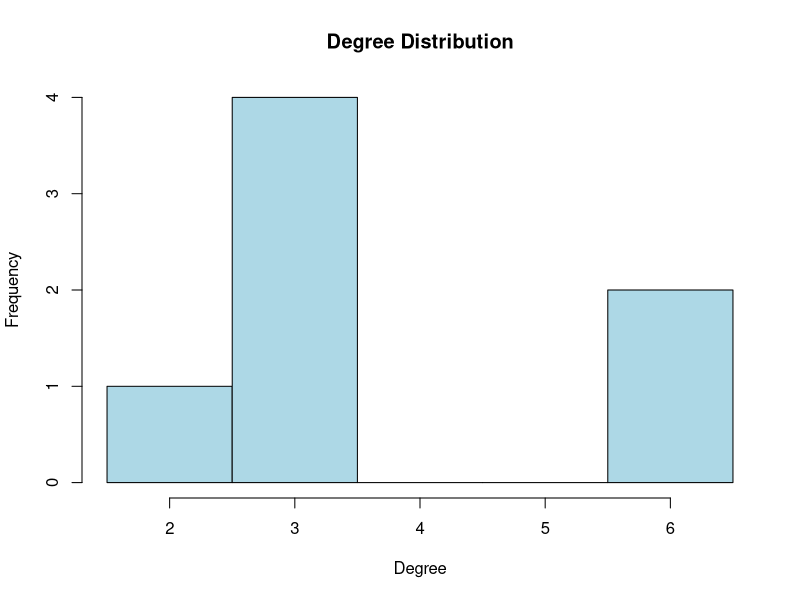

Here is the R script that generated this plot:
# Load the igraph package
library(igraph)
library(stats)

# Create a sample adjacency matrix
A <- matrix(c(0, 1, 1, 1, 1, 1, 1, 1, 0, 1, 1, 1, 1, 1, 1, 1, 0, 1, 0, 0, 0, 1, 1, 1, 0, 0, 0, 0, 1, 1, 0, 0, 0, 0, 0, 1, 1, 0, 0, 0, 0, 1, 1, 1, 0, 0, 0, 1, 0), nrow = 7)

# Create a graph object from the adjacency matrix
G <- graph_from_adjacency_matrix(A, mode = "undirected")

# Calculate the degree of each node
deg <- degree(G)

# Generate a histogram of the degrees
hist(deg, breaks = seq(min(deg)-0.5, max(deg)+0.5, by = 1), col = "lightblue", main = "Degree Distribution", xlab = "Degree", ylab = "Frequency")

